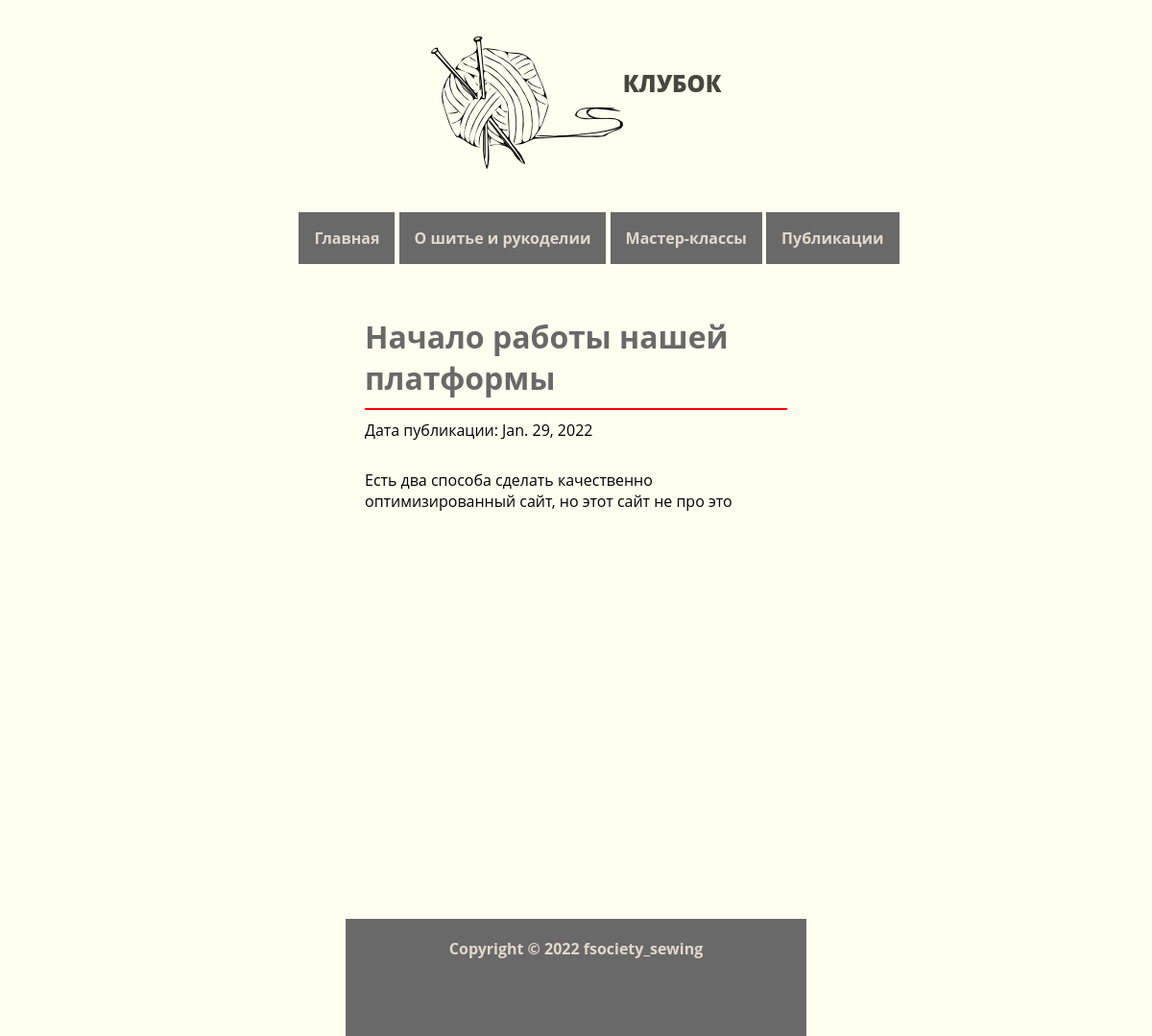
The page /post-details/1/ on the database its author committed.
### Sewing_site/models.py (models this page shows, shortened)
class Post(models.Model):
	photo_of_preview_post = models.ImageField("Изображение заставки статьи", upload_to = 'photo_of_preview_post/' )
	date_of_post = models.DateField("Дата статьи", default = date.today)
	name_of_post = models.CharField("Название статьи", max_length = 64)
	text_of_post = models.TextField("Текст статьи")
	class Meta:
		verbose_name = "Статья"
		verbose_name_plural = "Статьи"

### Sewing_site/views.py (the view)
# urls.py: path('post-details/<int:pk>/', views.PostDetails.as_view(), name = "post-details"),
class PostDetails(DetailView):
	model = Post
	template_name = "Sewing_site/post_detail.html"

### Sewing_site/templates/Sewing_site/post_detail.html (shortened to what this page needs)
{% extends 'Sewing_site/base.html' %}
{% block content %}
<div class = "content-text-details">
<h1>{{ object.name_of_post }}</h1>
<div class = "line"></div>
<span class = "content-text-details-date">Дата публикации: {{ object.date_of_post}}</span>
<div class = "content-text-details-include">
{{ object.text_of_post|safe}}
</div>
</div>
{% endblock %}

### Sewing_site/static/Sewing_site/style.css (style rules this page uses)
* { margin: 0; padding: 0; box-sizing: border-box; }
html,body { font-family: 'Open Sans', sans-serif; height: 100%; }
body { background: #FFFFF0; }
.content-text-details { margin: 30px 34.5% 30px 34.5%; padding: 20px; }
.content-text-details h1 { color: #696969; }
.content-text-details-include { margin-top: 30px; }
.line { border-bottom: 2px solid #f00; margin: 10px 0px 10px 0px }
@media screen and (max-width: 1750px) { .content-text-details { margin: 30px 30% 30px 30%; padding: 20px; } }

### rows shown on the page
Post: name_of_post "Начало работы нашей платформы", date_of_post "Jan. 29, 2022", text_of_post "Есть два способа сделать качественно оптимизированный сайт, но этот сайт не про это"
